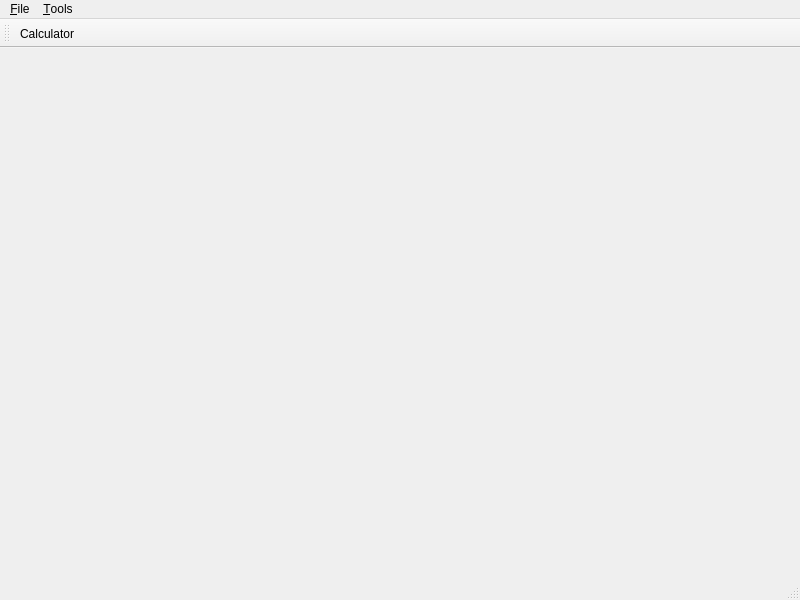
<?xml version="1.0" encoding="UTF-8"?>
<ui version="4.0">
 <class>MainWindow</class>
 <widget class="QMainWindow" name="MainWindow">
  <property name="geometry">
   <rect>
    <x>0</x>
    <y>0</y>
    <width>800</width>
    <height>600</height>
   </rect>
  </property>
  <property name="windowTitle">
   <string>Logger</string>
  </property>
  <widget class="QPlainTextEdit" name="myTextEdit">
   <property name="readOnly">
    <bool>true</bool>
   </property>
  </widget>
  <widget class="QMenuBar" name="menubar">
   <property name="geometry">
    <rect>
     <x>0</x>
     <y>0</y>
     <width>800</width>
     <height>25</height>
    </rect>
   </property>
   <widget class="QMenu" name="menuFile">
    <property name="title">
     <string>&amp;File</string>
    </property>
    <addaction name="openAction"/>
    <addaction name="saveAction"/>
    <addaction name="revertAction"/>
   </widget>
   <widget class="QMenu" name="menuTools">
    <property name="title">
     <string>&amp;Tools</string>
    </property>
    <addaction name="calcAction"/>
   </widget>
   <addaction name="menuFile"/>
   <addaction name="menuTools"/>
  </widget>
  <widget class="QStatusBar" name="statusbar"/>
  <widget class="QToolBar" name="toolBar">
   <property name="windowTitle">
    <string>toolBar</string>
   </property>
   <attribute name="toolBarArea">
    <enum>TopToolBarArea</enum>
   </attribute>
   <attribute name="toolBarBreak">
    <bool>false</bool>
   </attribute>
   <addaction name="calcAction"/>
  </widget>
  <action name="openAction">
   <property name="text">
    <string>&amp;Open</string>
   </property>
  </action>
  <action name="saveAction">
   <property name="text">
    <string>&amp;Save</string>
   </property>
  </action>
  <action name="revertAction">
   <property name="text">
    <string>&amp;Revert</string>
   </property>
  </action>
  <action name="calcAction">
   <property name="checkable">
    <bool>true</bool>
   </property>
   <property name="text">
    <string>&amp;Calculator</string>
   </property>
  </action>
 </widget>
 <resources/>
 <connections/>
</ui>
